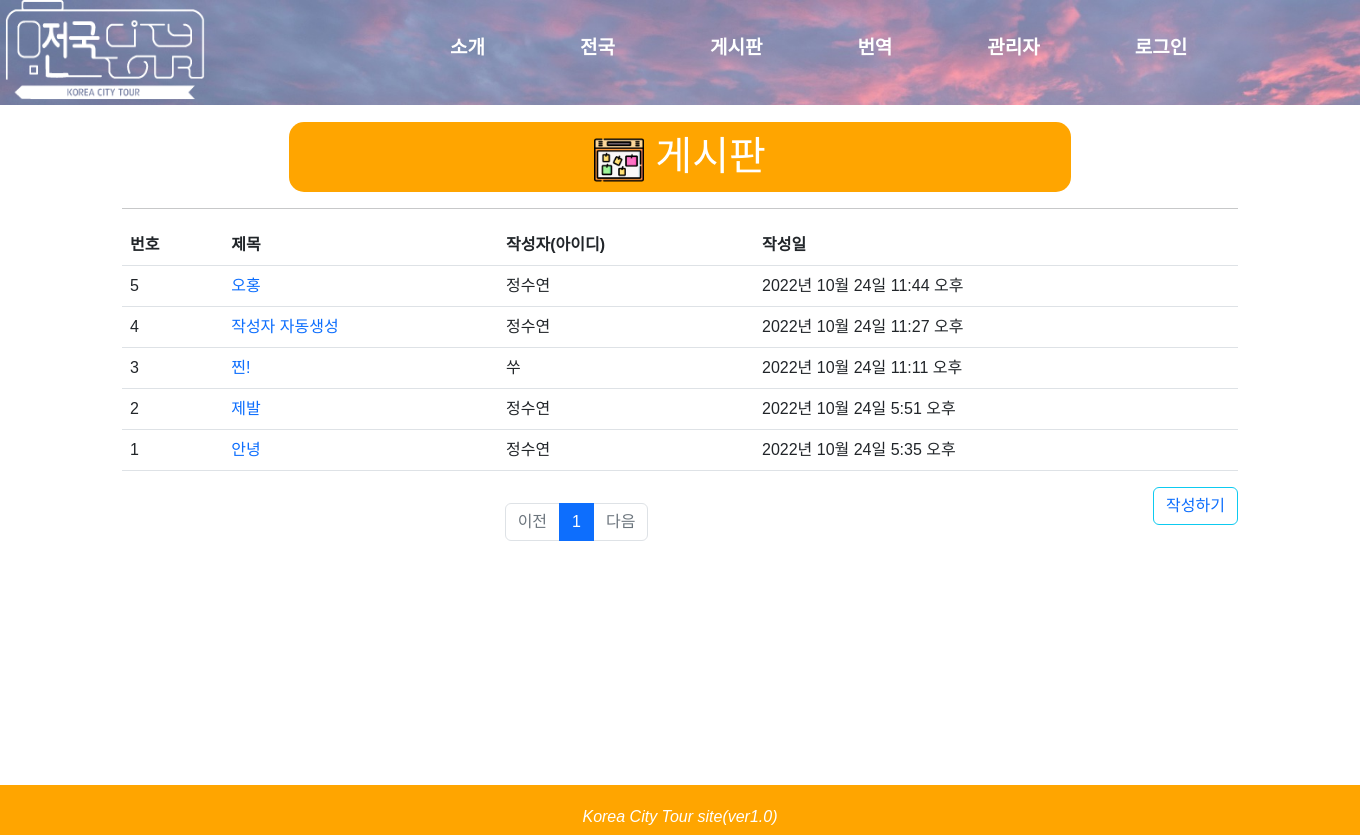
The page /board/board/ on the database as committed earlier.
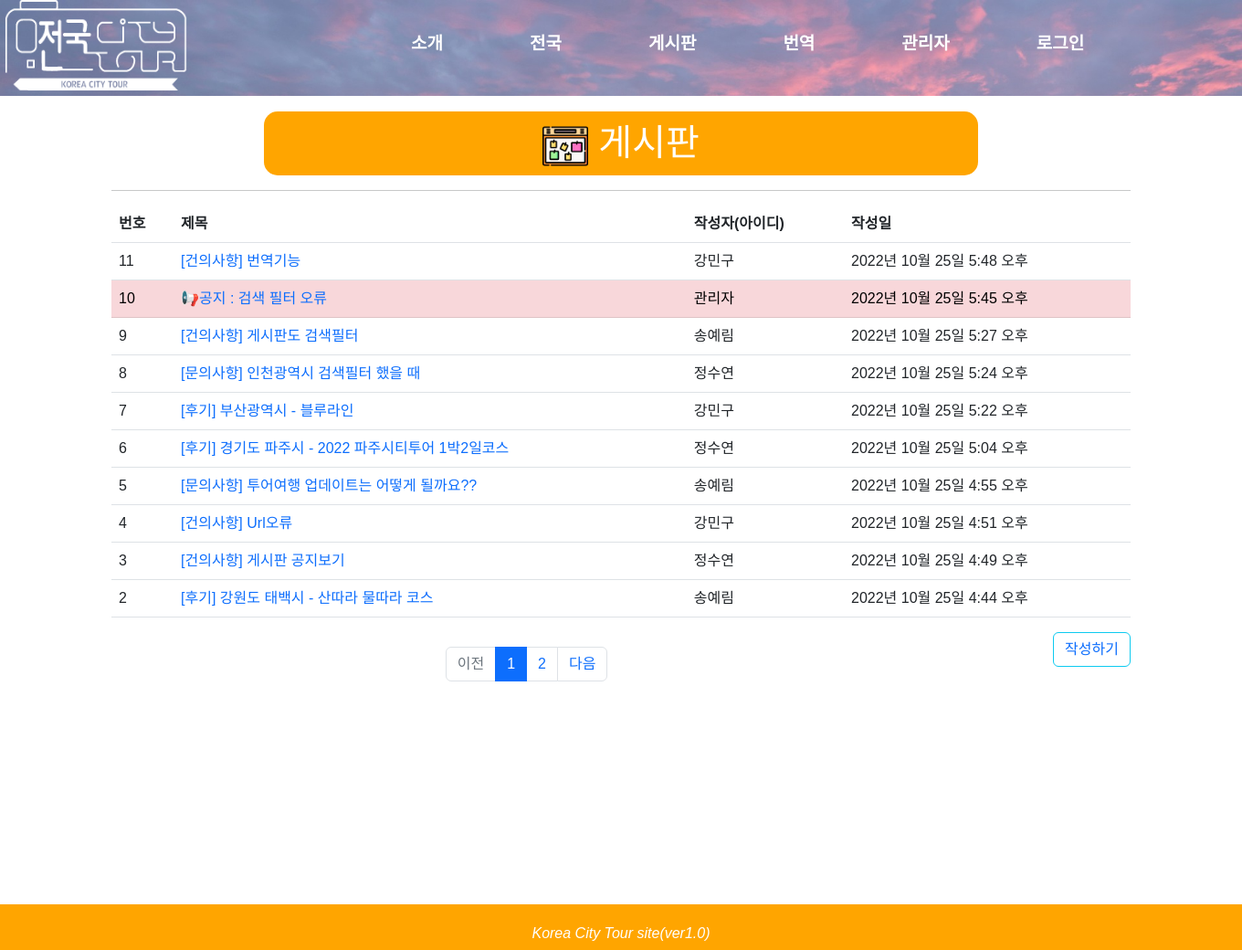
The same page on the database as committed later.
### board/models.py (models this page shows, shortened)
class Notice1(models.Model):
    title = models.CharField(max_length=50)
    name = models.CharField(max_length=20)
    contents = models.TextField()
    time = models.DateTimeField(auto_now_add=True)

### board/views.py (the view)
# urls.py: path('board/', views.board),
def board(request):
    lists = Notice1.objects.all() #모든 Board가져와 저장
    page = request.GET.get('page', '1')  # GET 방식으로 정보를 받아오는 데이터
    question_list = Notice1.objects.order_by('-time') # time기준으로 역순
    paginator = Paginator(question_list, 10)  # Paginator(분할될 객체, 페이지 당 담길 객체수)
    page_obj = paginator.get_page(page)  # 페이지 번호를 받아 해당 페이지를 리턴 get_page 권장
    context = {
        'page_obj': page_obj,
    }
    return render(request, 'board.html', context)

### board/templatetags/notes_filter.py (called while the page is built)
@register.filter
def sub(value, arg):
    return value - arg

### board/templates/board.html (shortened to what this page needs)
{% extends "base.html" %}
{% load notes_filter %}
{% block head %}
    <link href="https://cdn.jsdelivr.net/npm/bootstrap@5.2.2/dist/css/bootstrap.min.css" rel="stylesheet">
{% endblock %}
{% block contents %}
    <div class="container my-3">
        <div class = "page_title" style ="text-align : center">
            <h1 style = "text-align:center; color:white"><img src = "/static/images/notice.png" width = 50px height = 50px> 게시판</h1><br>
        </div><hr>
            <table class="table">
              <thead>
                  <th scope="col">번호</th>
                  <th scope="col">제목</th>
                  <th scope="col">작성자(아이디)</th>
                  <th scope="col">작성일</th>
              </thead>
              <tbody>
              {% if page_obj %}
              {% for list in page_obj %}
                {% if list.name == "관리자" %}
                      <tr class="table-danger">
                          <td>
                            {{ page_obj.paginator.count|sub:page_obj.start_index|sub:forloop.counter0|add:1 }}
                          </td>
                          <td>
                                {% if user.id %}
                                    <a href ="{{list.pk}}/">{{ list.title }}</a>
                                {% else %}
                                    <a href="{% url 'common:login' %}">{{ list.title }}</a>
                                {% endif %}
                          </td>
                          <td>{{ list.name }}</td>
                          <td>{{ list.time }}</td>
                      </tr>
                {% else %}
                    <tr>
                          <td>
                            {{ page_obj.paginator.count|sub:page_obj.start_index|sub:forloop.counter0|add:1 }}
                          </td>
                          <td>
                                {% if user.id %}
                                    <a href ="{{list.pk}}/">{{ list.title }}</a>
                                {% else %}
                                    <a href="{% url 'common:login' %}">{{ list.title }}</a>
                                {% endif %}
                          </td>
                          <td>{{ list.name }}</td>
                          <td>{{ list.time }}</td>
                      </tr>
                {% endif %}
              {% endfor %}
              {% else %}
              <tr>
                  <td colspan="4" style="text-align: center">작성글이 없습니다</td>
              </tr>
              {% endif %}
              </tbody>
        </table>
        {% if user.id %}
            <button type="button" class="btn btn-warning" style="float: right;"><a href="writing/" style=color:black;">작성하기</a></button>
        {% else %}
            <button type="button" class="btn btn-outline-info" style="float: right"><a href="{% url 'common:login' %}">작성하기</a></button>
        {% endif %}
    </div>
    <div id="paging">
        <ul class="pagination justify-content-center" style="margin-top: 2rem;">
            {% if page_obj.has_previous %}
            <li class="page-item">
                <a class="page-link" href="?page={{ page_obj.previous_page_number }}">이전</a>
            </li>
            {% else %}
            <li class="page-item disabled">
                <a class="page-link" tabindex="-1" aria-disabled="true" href="#">이전</a>
            </li>
            {% endif %}
            {% for page_number in page_obj.paginator.page_range %}
            {% if page_number >= page_obj.number|add:-3 and page_number <= page_obj.number|add:3 %}
            {% if page_number == page_obj.number %}
            <li class="page-item active" aria-current="page">
                <a class="page-link" href="?page={{ page_number }}">{{ page_number }}</a>
            </li>
            {% else %}
            <li class="page-item">
                <a class="page-link" href="?page={{ page_number }}">{{ page_number }}</a>
            </li>
            {% endif %}
            {% endif %}
            {% endfor %}
            {% if page_obj.has_next %}
            <li class="page-item">
                <a class="page-link" href="?page={{ page_obj.next_page_number }}">다음</a>
            </li>
            {% else %}
            <li class="page-item disabled">
                <a class="page-link" tabindex="-1" aria-disabled="true" href="#">다음</a>
            </li>
            {% endif %}
        </ul>
        <br>
    </div>
    <div id = 'wrapper'>
    </div>
    <footer>
        <p><em>Korea City Tour site(ver1.0)</em></p>
    </footer>
{% endblock %}

### basetemplates/base.html (shortened to what this page needs)
<!DOCTYPE html>
<html lang="ko">
<head>
    {% block head %}
    {% endblock %}
</head>
<body>
    <div class ="wrap">
        <div class = "intro_bg">
            <div class = "header">
                <div class = "iconarea">
                    <a href = "http://localhost:8000/web/home/" >
                        <img src = "/static/images/logo.png" width = 200px height = 100px>
                    </a>
                </div>
                <div class = "menu" style = "color:white">
                        <ul class="nav">
                            <li><a href = "http://localhost:8000/web/introduction/" style = "color:white">소개</a></li>
                            <li><a href = "http://localhost:8000/web/whole_country/" style = "color:white">전국</a></li>
                            <li><a href = "http://localhost:8000/board/board/" style = "color:white">게시판</a></li>
                            <li><a href = "#" style = "color:white">번역</a></li>
                            <li><a href = "http://localhost:8000/web/manager/" style = "color:white">관리자</a></li>
                            {% if user.is_authenticated %}
                                <li><a href = "{% url 'common:logout' %}" style = "color:white"> {{ user.username }}님 로그아웃 </a></li>
                            {% else %}
                                <li><a href = "{% url 'common:login' %}" style = "color:white">로그인</a></li>
                            {% endif %}
                        </ul>
                </div>
            </div>
            {% block contents %}
            {% endblock %}
        </div>
    </div>
</body>
</html>

Rows that differ between the two databases and show on the page:
removed Notice1: paginator.count|sub "5", title "오홍", name "정수연", time "2022년 10월 24일 11:44 오후"
removed Notice1: paginator.count|sub "4", title "작성자 자동생성", name "정수연", time "2022년 10월 24일 11:27 오후"
removed Notice1: paginator.count|sub "3", title "찐!", name "쑤", time "2022년 10월 24일 11:11 오후"
removed Notice1: paginator.count|sub "2", title "제발", name "정수연", time "2022년 10월 24일 5:51 오후"
removed Notice1: paginator.count|sub "1", title "안녕", name "정수연", time "2022년 10월 24일 5:35 오후"
added Notice1: paginator.count|sub "11", title "[건의사항] 번역기능", name "강민구", time "2022년 10월 25일 5:48 오후"
added Notice1: paginator.count|sub "10", title "📢공지 : 검색 필터 오류", name "관리자", time "2022년 10월 25일 5:45 오후"
added Notice1: paginator.count|sub "9", title "[건의사항] 게시판도 검색필터", name "송예림", time "2022년 10월 25일 5:27 오후"
added Notice1: paginator.count|sub "8", title "[문의사항] 인천광역시 검색필터 했을 때", name "정수연", time "2022년 10월 25일 5:24 오후"
added Notice1: paginator.count|sub "7", title "[후기] 부산광역시 - 블루라인", name "강민구", time "2022년 10월 25일 5:22 오후"
added Notice1: paginator.count|sub "6", title "[후기] 경기도 파주시 - 2022 파주시티투어 1박2일코스", name "정수연", time "2022년 10월 25일 5:04 오후"
added Notice1: paginator.count|sub "5", title "[문의사항] 투어여행 업데이트는 어떻게 될까요??", name "송예림", time "2022년 10월 25일 4:55 오후"
added Notice1: paginator.count|sub "4", title "[건의사항] Url오류", name "강민구", time "2022년 10월 25일 4:51 오후"
added Notice1: paginator.count|sub "3", title "[건의사항] 게시판 공지보기", name "정수연", time "2022년 10월 25일 4:49 오후"
added Notice1: paginator.count|sub "2", title "[후기] 강원도 태백시 - 산따라 물따라 코스", name "송예림", time "2022년 10월 25일 4:44 오후"
Other text that changed with them:
new list line: "2"
